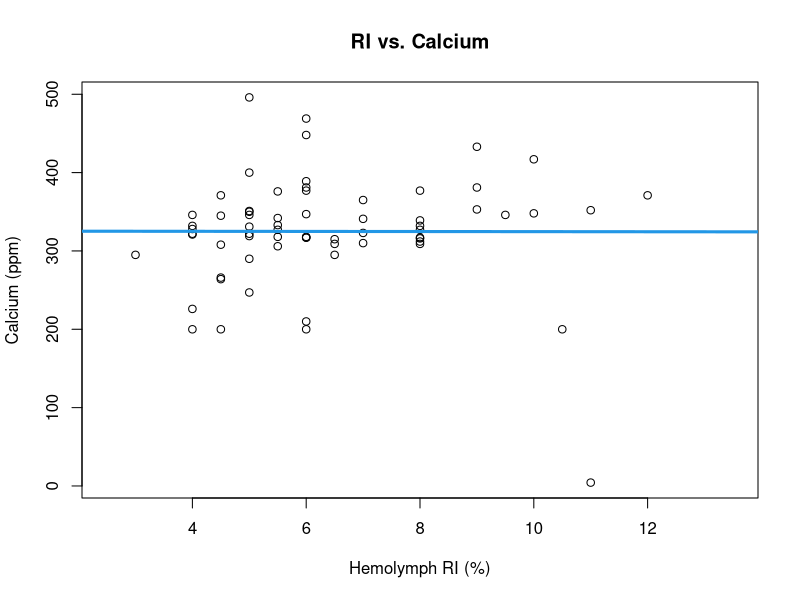
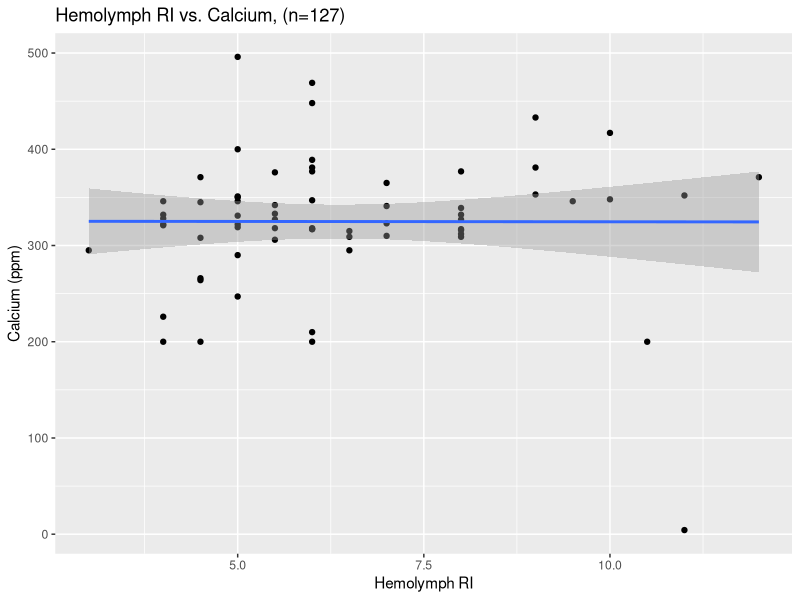
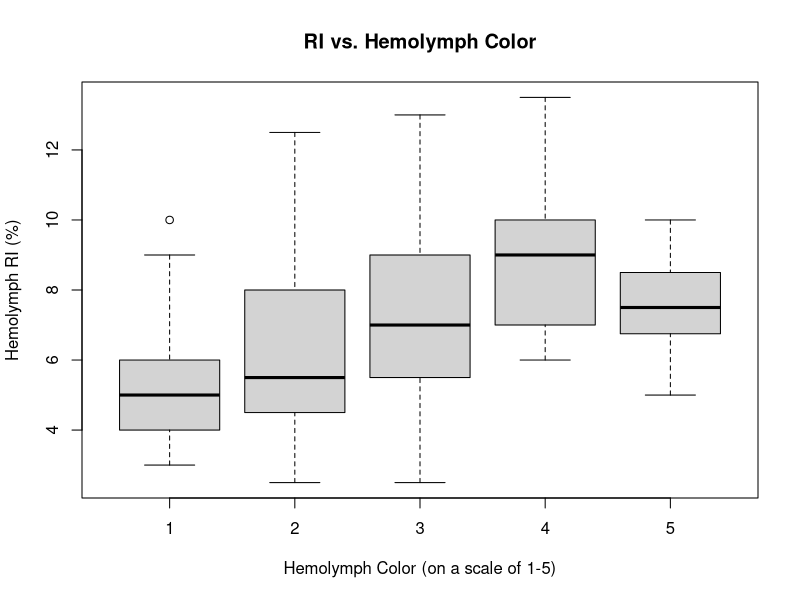
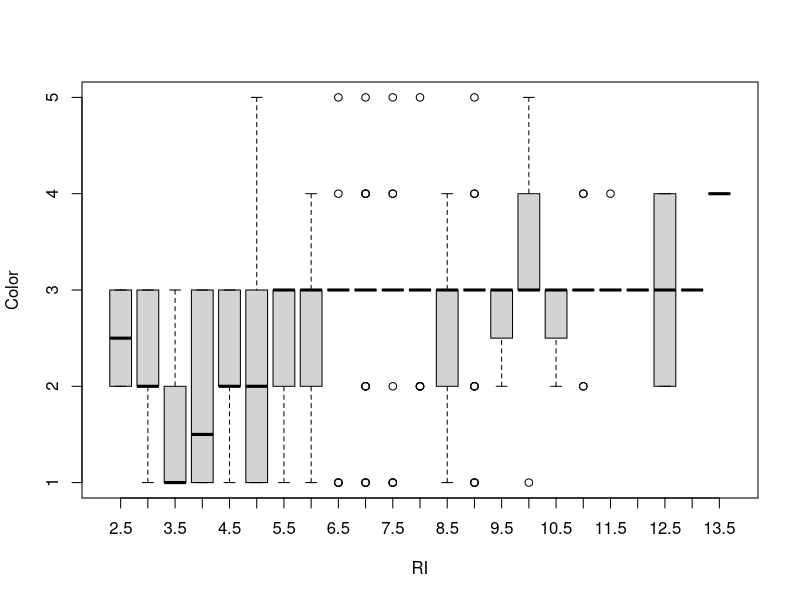
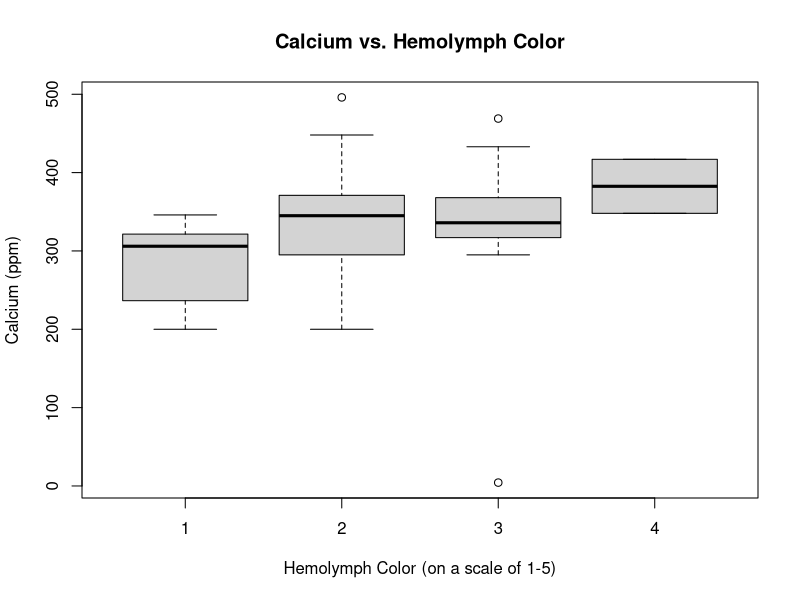

R code for these plots, in order:
## ---- chunk 1

# read in relevant documents for this data
gc_dat <- read.csv("../data/prelim_gc_data.csv")
#  updated with full data set 2022-07-27
gc_dat

as.numeric(gc_dat$Ca)
as.numeric(gc_dat$RI)

# libraries for data visualization
library(ggplot2)
library(dplyr)
library(gridExtra)
library(scatterplot3d)
library(MASS)
## ---- chunk 2

plot(Ca ~ RI, data = gc_dat, main = "RI vs. Calcium",
      xlab = "Hemolymph RI (%)", ylab = "Calcium (ppm)")
abline(lm (Ca ~ RI, data = gc_dat), col = 4, lwd = 3)

# correlation plot to look at RI vs. Calcium
# doesn't appear to be a trend

## ---- chunk 3

gc_dat %>% 
        # pipes molt data into ggplot
  ggplot(aes(x = RI, y = Ca)) + 
        # populates plot with hemo ri and ca info
    geom_point() + geom_smooth(method=lm) + 
        # specifies type of plot -- linear model with 95 percent confidence
        xlab("Hemolymph RI") + 
        ylab ("Calcium (ppm)") +
        ggtitle("Hemolymph RI vs. Calcium, (n=127)") +
        # renames x and y labels and title
      xlim(3, 12)

## ---- chunk 4

ca_ri_mod <- lm(Ca ~ RI, data = gc_dat)
nobs(ca_ri_mod) # tells that there are 127 observations used in this model
summary(ca_ri_mod)
anova(ca_ri_mod)
car::Anova(ca_ri_mod, type = 3)

## ---- chunk 5

boxplot( RI ~ Color, data = gc_dat,
         main = "RI vs. Hemolymph Color", 
         xlab = "Hemolymph Color (on a scale of 1-5)", 
         ylab = "Hemolymph RI (%)" )

boxplot( Color ~ RI, data = gc_dat)

# box plot comparing average RIs for different colored hemolymph
# appears that there are some differences between hemo RI 
# if you want to make graph fancy: make different colors correspond 
# to colors of hemolymph harvested
## ---- chunk 6

boxplot( Ca ~ Color, data = gc_dat, 
      main = "Calcium vs. Hemolymph Color",
      xlab = "Hemolymph Color (on a scale of 1-5)",
      ylab = "Calcium (ppm)")

# appears that calcium increases as hemolymph color darkens
## ---- chunk 7

ri_col_mod = lm(Color ~ RI + Ca + RI:Ca,
              data = gc_dat)

summary(ri_col_mod)
anova(ri_col_mod)
car::Anova(ri_col_mod, type = 3)

# interaction model to assess whether or not hemolymph color is altered by
# the interaction between RI and Ca
